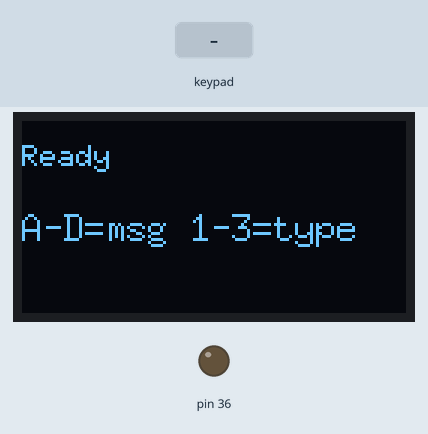
Simulated run of this sketch. Board: Arduino Mega 2560, built with avr-gcc and run on an emulated ATmega2560. On the bench: 128×64 one-colour display, output pins drawn as LEDs (lit = HIGH). The test bench sets the inputs (shaded band). What the sketch prints to the serial monitor is not drawn.

Above: at 1.3 s.
1.4 s: keypad keys 3 8 1 2 3 # pressed 0.4 s apart
At 3.8 s:
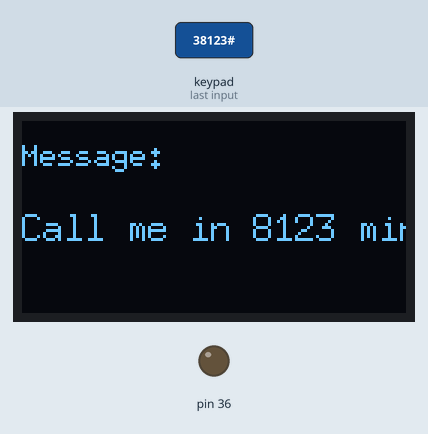
5.3 s: key 'A' pressed
At 6.5 s:
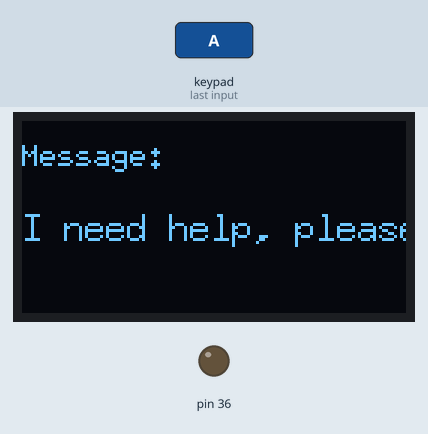
6.8 s: keypad keys 1 3 9 7 2 * pressed 0.4 s apart
At 7.06 s:
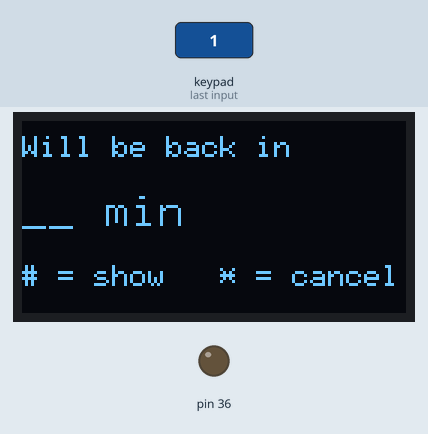
10.7 s: key 'B' pressed
At 11.4 s:
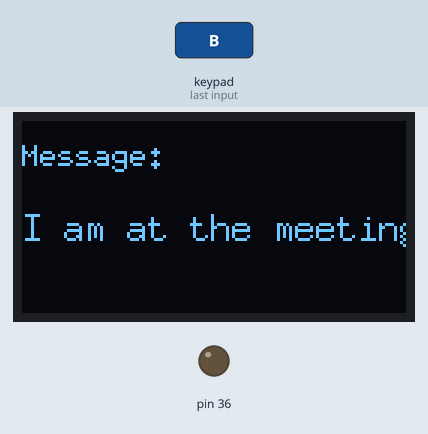
12.2 s: key 'C' pressed
At 13.4 s:
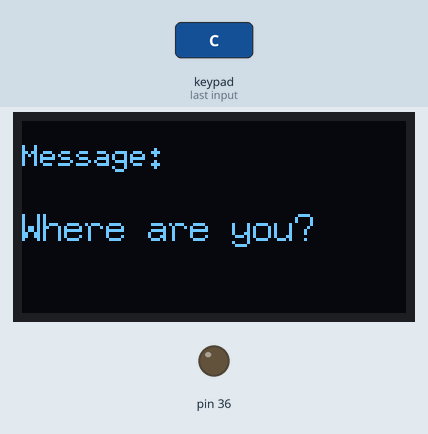
13.7 s: keypad keys 4 5 6 7 D pressed 0.4 s apart
At 16.4 s:
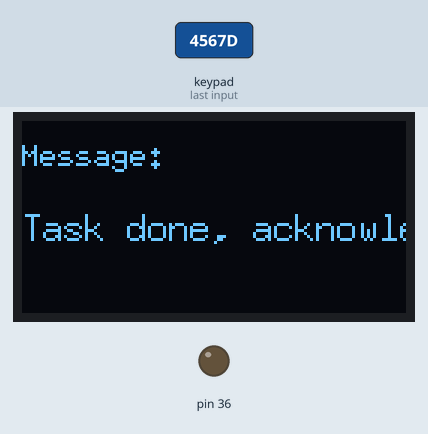
Timing chart, 0 to 17.9 s (numbered marks = the images above; inputs shaded):
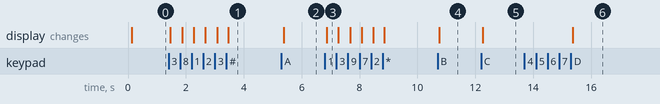

Measured:
- after the input at 1.4 s, the display: first changes after 0.06 s (image 1 shows a later state)
- after the input at 5.3 s, the display: changes after 0.07 s (image 2)
- after the input at 6.8 s, the display: changes after 0.07 s (image 3)
- after the input at 10.7 s, the display: changes after 0.06 s (image 4)
- after the input at 12.2 s, the display: changes after 0.06 s (image 5)
- after the input at 13.7 s, the display: changes after 1.7 s (image 6)

The sketch:

keypad_editable.ino
```cpp
#include <Keypad.h>
#include <U8g2lib.h>
#include <Wire.h>

U8G2_SSD1306_128X64_NONAME_F_HW_I2C u8g2(U8G2_R0, /*reset=*/21, /*clock=*/18, /*data=*/17);

const byte ROWS = 4, COLS = 4;
char keyMap[ROWS][COLS] = {
  {'1','2','3','A'},
  {'4','5','6','B'},
  {'7','8','9','C'},
  {'*','0','#','D'}
};
byte rowPins[ROWS] = {38, 1, 2, 3};
byte colPins[COLS] = {4, 5, 6, 7};
Keypad keypad = Keypad(makeKeymap(keyMap), rowPins, colPins, ROWS, COLS);

// ===================================================================
// FIXED MESSAGES (A, B, C, D) - one press, sends right away
// ===================================================================
const char* MSG_A = "I need help, please come now";
const char* MSG_B = "I am at the meeting";
const char* MSG_C = "Where are you?";
const char* MSG_D = "Task done, acknowledged";

// ===================================================================
// EDITABLE TEMPLATES (1, 2, 3) - each has fixed text before/after,
// but the number in the middle is typed in by you
// ===================================================================
const char* TMPL_1_PRE = "Will be back in ";
const char* TMPL_1_SUF = " min";

const char* TMPL_2_PRE = "Meet me at floor ";
const char* TMPL_2_SUF = "";

const char* TMPL_3_PRE = "Call me in ";
const char* TMPL_3_SUF = " min";

// ===================================================================
// EDIT MODE STATE
// editMode = true means we are currently typing a number for a template
// activeTemplate remembers WHICH template (1, 2, or 3) we are editing
// typedNumber stores the digits typed so far, as text
// ===================================================================
bool editMode        = false;
char activeTemplate  = 0;
String typedNumber   = "";

void setup() {
  Serial.begin(115200);

  pinMode(36, OUTPUT);
  digitalWrite(36, LOW);
  delay(50);

  u8g2.begin();
  u8g2.setContrast(255);

  showOnScreen("Ready", "A-D=msg 1-3=type");
}

void loop() {

  char key = keypad.getKey();
  if (!key) return;   // nothing pressed, check again next loop

  Serial.print("Key pressed: ");
  Serial.println(key);

  // ---- IF WE ARE CURRENTLY IN EDIT MODE (typing a number) ----
  if (editMode) {
    handleEditKey(key);
    return;   // don't fall through to the normal key handling below
  }

  // ---- NOT IN EDIT MODE - check what kind of key this is ----

  // A, B, C, D = fixed messages, show immediately
  if (key == 'A') { showOnScreen("Message:", MSG_A); return; }
  if (key == 'B') { showOnScreen("Message:", MSG_B); return; }
  if (key == 'C') { showOnScreen("Message:", MSG_C); return; }
  if (key == 'D') { showOnScreen("Message:", MSG_D); return; }

  // 1, 2, 3 = start editing that template
  if (key == '1' || key == '2' || key == '3') {
    editMode       = true;
    activeTemplate = key;
    typedNumber    = "";        // start with nothing typed yet
    showTemplateScreen();
    return;
  }

  // any other key does nothing
}

// ===================================================================
// Handles key presses WHILE we are typing a number for a template
// ===================================================================
void handleEditKey(char key) {

  // if a digit (0-9) is pressed, add it to what we've typed so far
  if (key >= '0' && key <= '9') {
    typedNumber += key;         // add this digit to the end
    showTemplateScreen();       // update the screen to show it
    return;
  }

  // '*' cancels editing, goes back to the ready screen
  if (key == '*') {
    editMode = false;
    showOnScreen("Ready", "A-D=msg 1-3=type");
    return;
  }

  // '#' confirms - build the final message and show it
  if (key == '#') {
    String finalMsg = buildTemplateText();
    editMode = false;
    showOnScreen("Message:", finalMsg.c_str());
    return;
  }
}

// ===================================================================
// Builds the final text by joining: prefix + typed number + suffix
// Example: "Will be back in " + "5" + " min" = "Will be back in 5 min"
// ===================================================================
String buildTemplateText() {
  String pre, suf;

  if (activeTemplate == '1') { pre = TMPL_1_PRE; suf = TMPL_1_SUF; }
  if (activeTemplate == '2') { pre = TMPL_2_PRE; suf = TMPL_2_SUF; }
  if (activeTemplate == '3') { pre = TMPL_3_PRE; suf = TMPL_3_SUF; }

  return pre + typedNumber + suf;
}

// ===================================================================
// Shows the template screen WHILE typing - so you can see
// the number appear as you press digits
// ===================================================================
void showTemplateScreen() {
  String pre, suf;

  if (activeTemplate == '1') { pre = TMPL_1_PRE; suf = TMPL_1_SUF; }
  if (activeTemplate == '2') { pre = TMPL_2_PRE; suf = TMPL_2_SUF; }
  if (activeTemplate == '3') { pre = TMPL_3_PRE; suf = TMPL_3_SUF; }

  // show "__" if nothing typed yet, otherwise show what's typed
  String valueLine = (typedNumber.length() ? typedNumber : "__") + suf;

  u8g2.clearBuffer();

  u8g2.setFont(u8g2_font_6x10_tf);
  u8g2.drawStr(0, 12, pre.c_str());

  u8g2.setFont(u8g2_font_9x18_tf);
  u8g2.drawStr(0, 35, valueLine.c_str());

  u8g2.setFont(u8g2_font_6x10_tf);
  u8g2.drawStr(0, 55, "# = show   * = cancel");

  u8g2.sendBuffer();
}

// ===================================================================
// Normal 2-line screen, used for Ready screen and fixed messages
// ===================================================================
void showOnScreen(const char* line1, const char* line2) {
  u8g2.clearBuffer();

  u8g2.setFont(u8g2_font_6x10_tf);
  u8g2.drawStr(0, 15, line1);

  u8g2.setFont(u8g2_font_7x13_tf);
  u8g2.drawStr(0, 40, line2);

  u8g2.sendBuffer();
}
```
